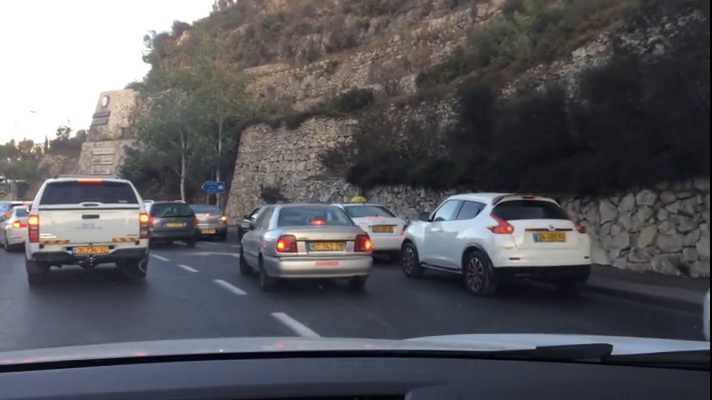
#> input picture frame 120 of python/video2.mp4, 712 x 400 px, given in place of video1.mp4, which was not available
$ python cortar_video.py
#> lines starting #> are read from the running program, lines starting #| are printed output that depends on the picture
import cv2

# Función para extraer la ventana de la mitad de un video
def extract_half_video(video_path, output_path):
    cap = cv2.VideoCapture(video_path)
    fourcc = cv2.VideoWriter_fourcc(*'mp4v')
    out = None

    while cap.isOpened():
        ret, frame = cap.read()
#> frame is the input picture: shape (400, 712, 3); mean B, G, R 94.6, 89.9, 90.4
        if not ret:
            break

        h, w, _ = frame.shape
#> h = 400; w = 712
        split_point = w // 2 + 50  # Cortar en una mitad no exacta
#> split_point = 406
        half_frame = frame[:, :split_point]
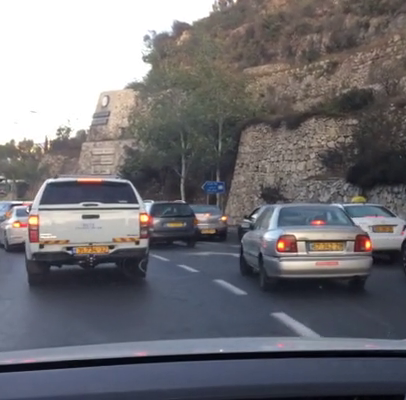
#> half_frame: shape (400, 406, 3); mean B, G, R 116.6, 112.1, 113.6

        if out is None:
            out = cv2.VideoWriter(output_path, fourcc, int(cap.get(cv2.CAP_PROP_FPS)), (split_point, h))

        out.write(half_frame)

    cap.release()
    if out is not None:
        out.release()


# Ruta del video de entrada y salida
video_path = "/media/sf_sharedVBOX/yolov5-opencv-cpp-python-main/python/video1.mp4"
output_path = "/media/sf_sharedVBOX/yolov5-opencv-cpp-python-main/python/cap1.mp4",
# Extraer la ventana de la mitad del video
extract_half_video(video_path, output_path)
print(f"El video de la mitad ha sido guardado en {output_path}")

$ run again, starting later in the video
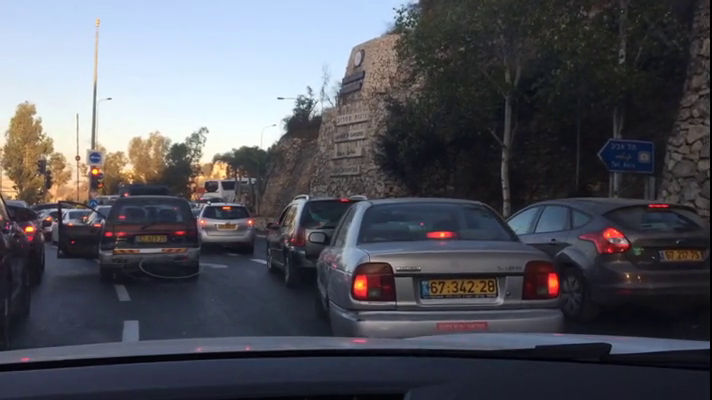
#> input picture frame 542 of python/video2.mp4, 712 x 400 px, given in place of video1.mp4, which was not available
#> in extract_half_video, frame is the input picture: shape (400, 712, 3); mean B, G, R 92.3, 84.1, 83.1
#> in extract_half_video, `half_frame = frame[:, :split_point]`:
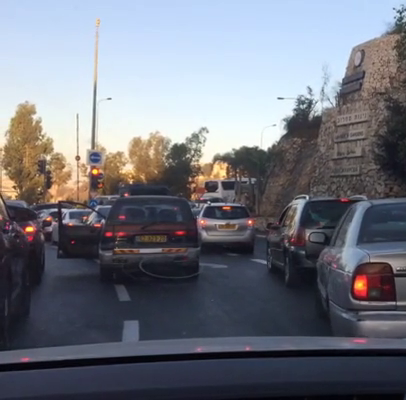
#> half_frame: shape (400, 406, 3); mean B, G, R 126, 116.1, 113.6

$ run again, starting later in the video
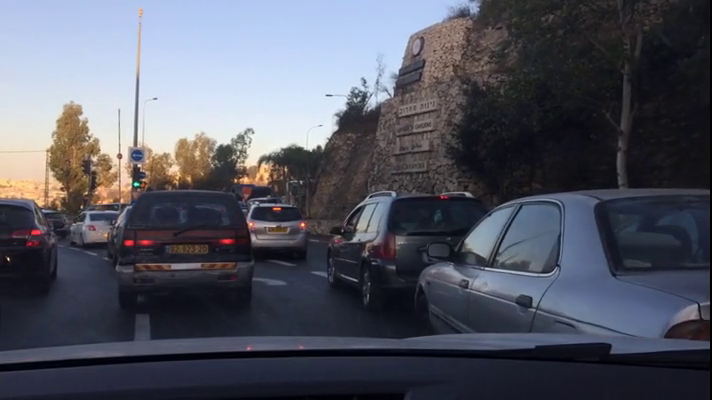
#> input picture frame 964 of python/video2.mp4, 712 x 400 px, given in place of video1.mp4, which was not available
#> in extract_half_video, frame is the input picture: shape (400, 712, 3); mean B, G, R 97, 85.5, 83.3
#> in extract_half_video, `half_frame = frame[:, :split_point]`:
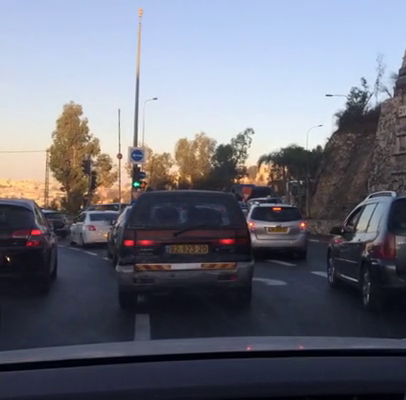
#> half_frame: shape (400, 406, 3); mean B, G, R 123.2, 111.2, 109.3
